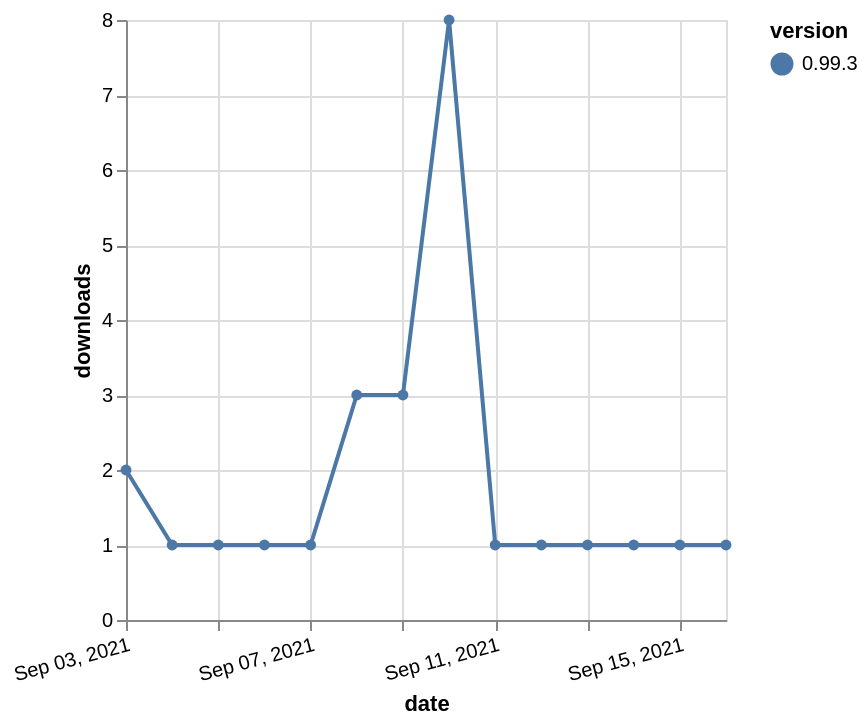

Write the Vega-Lite specification saved for this chart.
### Vega-Lite specification from a JSON file in a GitHub repository (floating-point values rounded to 4 significant figures)
{"$schema": "https://vega.github.io/schema/vega-lite/v5.json", "description": "A simple bar chart with embedded data.", "data": {"values": [{"date": "2021-09-03", "total": 675, "delta": 2, "version": "0.99.3"}, {"date": "2021-09-04", "total": 676, "delta": 1, "version": "0.99.3"}, {"date": "2021-09-05", "total": 677, "delta": 1, "version": "0.99.3"}, {"date": "2021-09-06", "total": 678, "delta": 1, "version": "0.99.3"}, {"date": "2021-09-07", "total": 679, "delta": 1, "version": "0.99.3"}, {"date": "2021-09-08", "total": 682, "delta": 3, "version": "0.99.3"}, {"date": "2021-09-09", "total": 685, "delta": 3, "version": "0.99.3"}, {"date": "2021-09-10", "total": 693, "delta": 8, "version": "0.99.3"}, {"date": "2021-09-11", "total": 694, "delta": 1, "version": "0.99.3"}, {"date": "2021-09-12", "total": 695, "delta": 1, "version": "0.99.3"}, {"date": "2021-09-13", "total": 696, "delta": 1, "version": "0.99.3"}, {"date": "2021-09-14", "total": 697, "delta": 1, "version": "0.99.3"}, {"date": "2021-09-15", "total": 698, "delta": 1, "version": "0.99.3"}, {"date": "2021-09-16", "total": 699, "delta": 1, "version": "0.99.3"}]}, "width": "container", "mark": {"type": "line", "point": {"filled": true}}, "encoding": {"x": {"field": "date", "type": "temporal", "timeUnit": "yearmonthdate", "title": "date", "axis": {"labelAngle": -15}}, "y": {"field": "delta", "type": "quantitative", "title": "downloads"}, "color": {"field": "version", "type": "nominal"}, "tooltip": {"field": "delta"}}}
